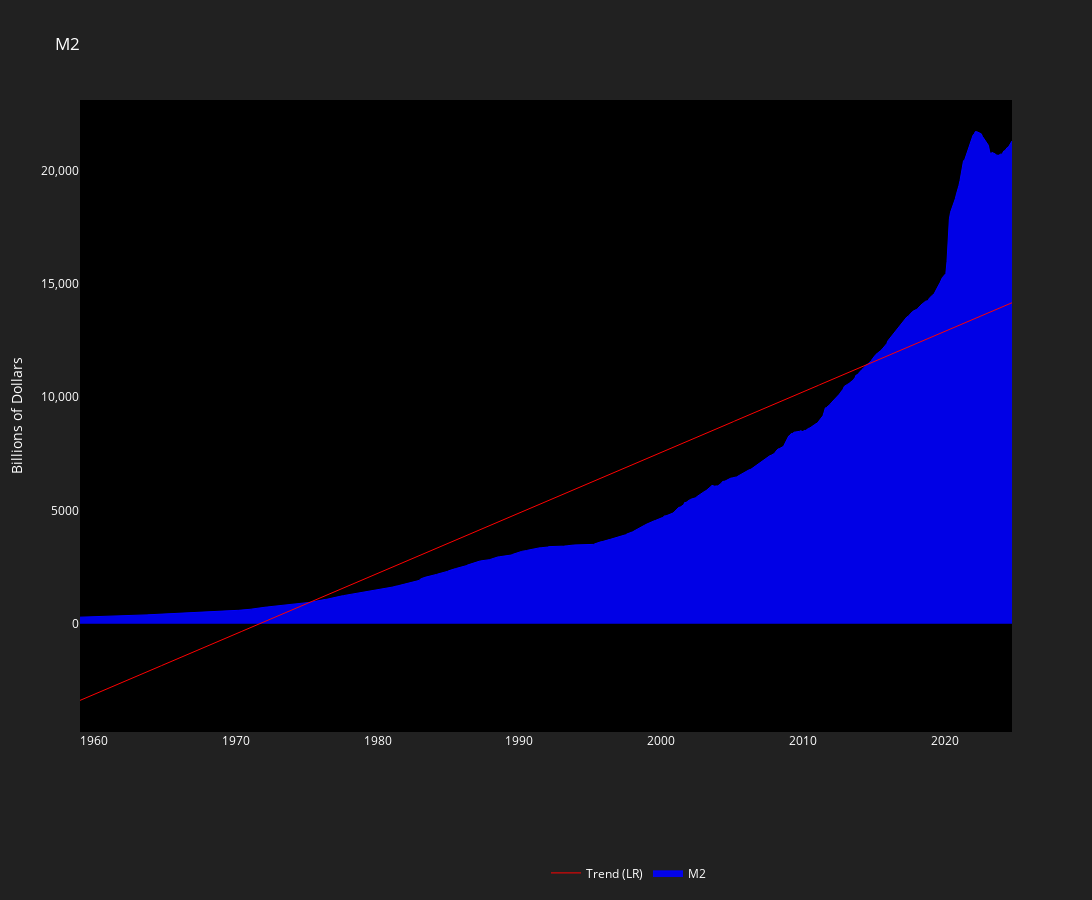

The notebook cell saved with this chart:
### Code cell
fig = go.Figure()

fig.add_trace(go.Scatter(
    x=M2_df.index,
    y=M2_df['M2SL'],
    name='M2',
    fill='tonexty',
    fillcolor='rgba(0, 0, 255, 0.9)',
    line=dict(color='blue', width=1),
))

# ---------------------------------------------------------------------

Y = np.array(M2_df['M2SL'])
X = np.arange(1, len(Y) + 1)
m, c = np.polyfit(X, Y, 1)

# ---------------------------------------------------------------------

fig.add_trace(go.Scatter(
    x=M2_df.index, 
    y=m * X + c, 
    name='Trend (LR)',
    line=dict(color='red', width=1),
    showlegend=True
))

fig.update_layout(
    title=dict(text='M2'),
    width=1400,
    height=900,
    plot_bgcolor="black",
    paper_bgcolor="#212121",
    font=dict(color="white"),
    hovermode="x unified",
    yaxis=dict(title="Billions of Dollars", exponentformat="none", showgrid=False, zeroline=False),
    barmode="group",
    legend=dict(x=0.5, y=-0.2, orientation="h"),
    xaxis=dict(showgrid=False),
)

fig.show()

### Figure 1 — Plotly figure (JSON) as saved in the notebook; plotly's stock layout.template omitted (floating-point values rounded to 4 significant figures; data arrays with more than 128 entries replaced by an {"elided": "..."} marker saying what was removed)
{"data": [{"fill": "tonexty", "fillcolor": "rgba(0, 0, 255, 0.9)", "line": {"color": "blue", "width": 1}, "name": "M2", "type": "scatter", "x": {"elided": "790 str values"}, "y": {"elided": "790 float values"}}, {"line": {"color": "red", "width": 1}, "name": "Trend (LR)", "showlegend": true, "type": "scatter", "x": {"elided": "790 str values"}, "y": {"elided": "790 float values"}}], "layout": {"barmode": "group", "font": {"color": "white"}, "height": 900, "hovermode": "x unified", "legend": {"orientation": "h", "x": 0.5, "y": -0.2}, "paper_bgcolor": "#212121", "plot_bgcolor": "black", "title": {"text": "M2"}, "width": 1400, "xaxis": {"showgrid": false}, "yaxis": {"exponentformat": "none", "showgrid": false, "title": {"text": "Billions of Dollars"}, "zeroline": false}}}
